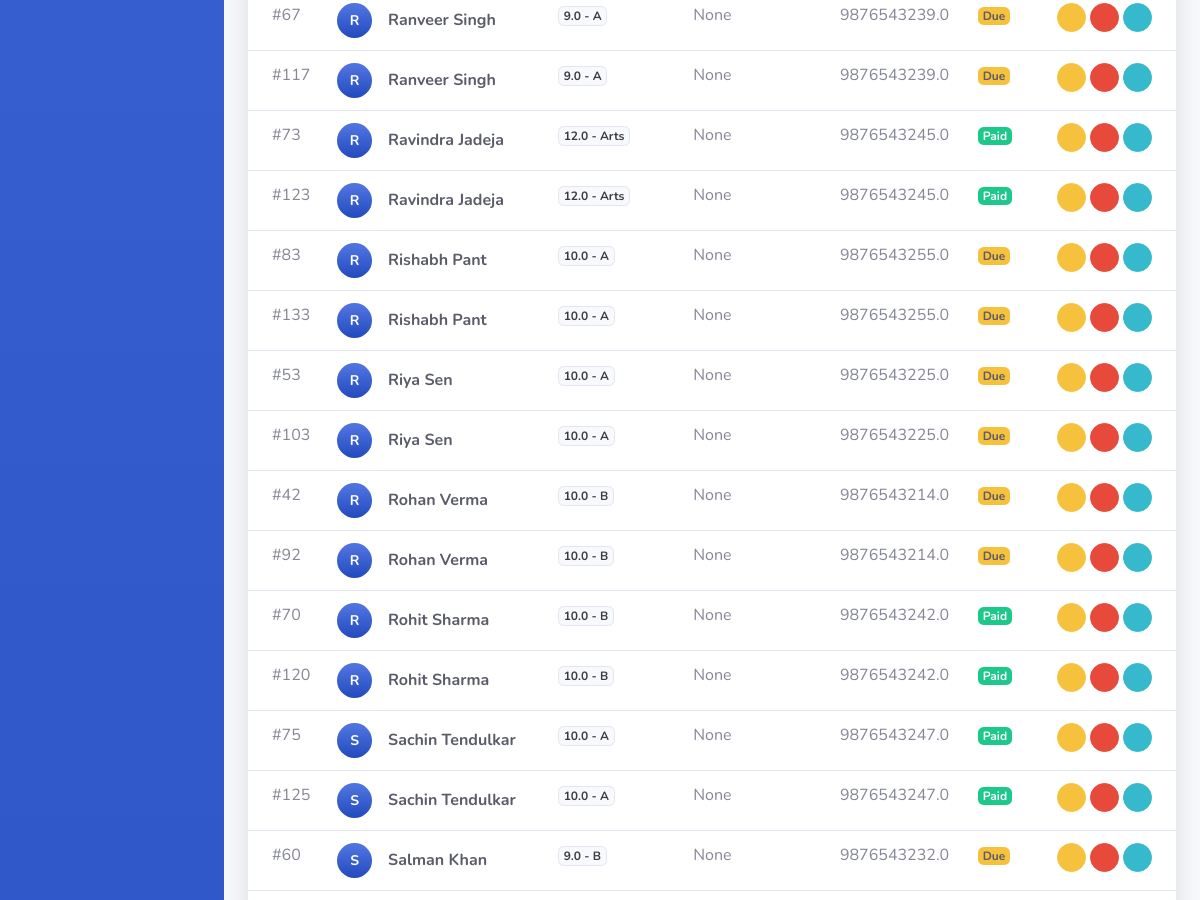
The page /students/all/ (signed in, middle part) on the database as committed earlier.
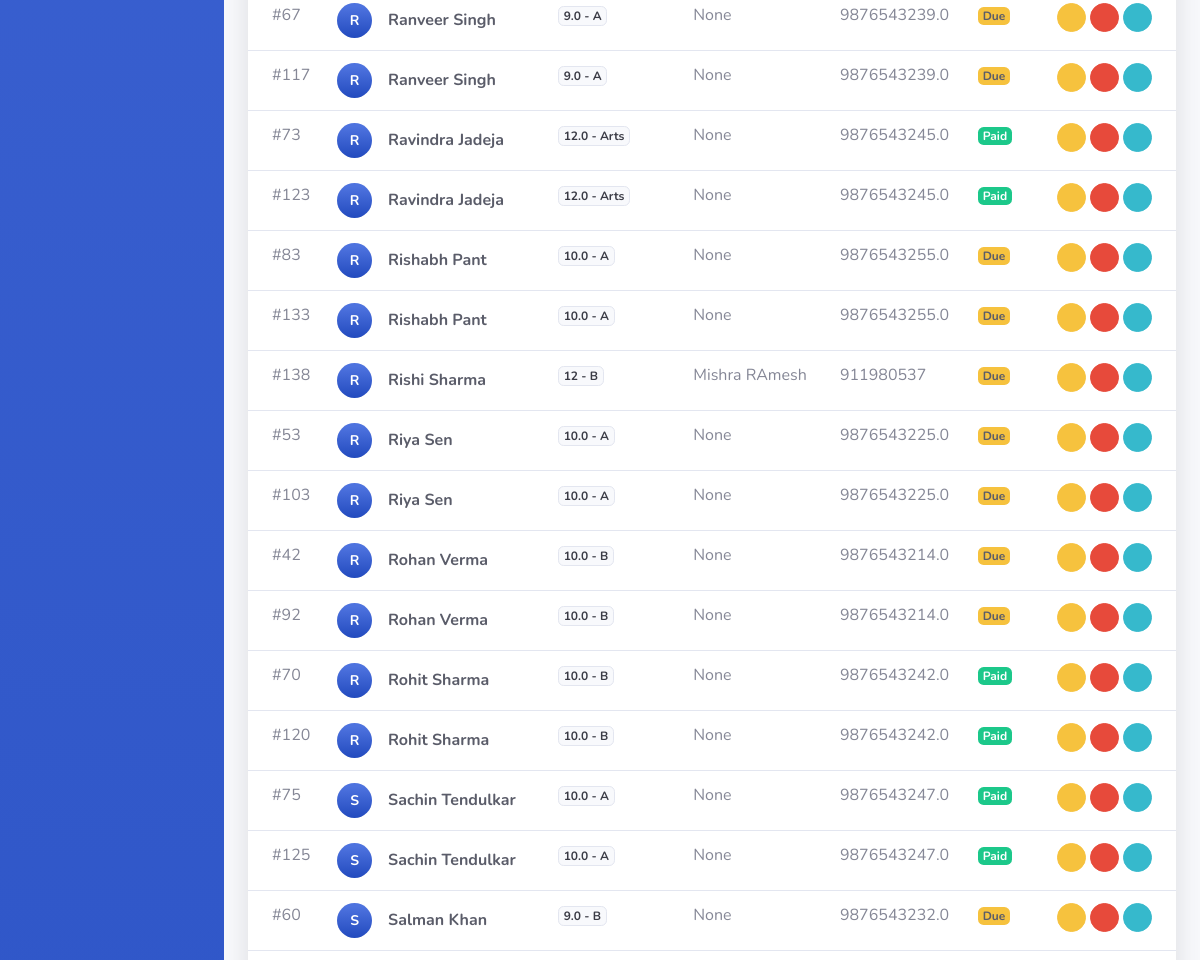
The same page on the database as committed later.
### members/models.py (models this page shows, shortened)
class Member(models.Model):
    school = models.ForeignKey(School, on_delete=models.CASCADE, null=True, blank=True)
    admission_no = models.CharField(max_length=50, null=True, blank=True)
    firstname = models.CharField(max_length=255)
    lastname = models.CharField(max_length=255)
    father_name = models.CharField(max_length=255, null=True, blank=True)
    mobile_number = models.CharField(max_length=15, null=True, blank=True)
    email = models.EmailField(null=True, blank=True)
    student_class = models.ForeignKey(ClassRoom, on_delete=models.SET_NULL, null=True, blank=True)
    roll_number = models.CharField(max_length=20, null=True, blank=True)
    gender = models.CharField(max_length=10, choices=[('Male', 'Male'), ('Female', 'Female')], default='Male')
    dob = models.DateField(null=True, blank=True)
    address = models.TextField(null=True, blank=True)
    joined_date = models.DateField(auto_now_add=True, null=True)
    profile_pic = models.ImageField(null=True, blank=True, upload_to="student_images/")
    blood_group = models.CharField(max_length=5, null=True, blank=True)
    medical_conditions = models.TextField(null=True, blank=True)
    transport_mode = models.CharField(max_length=20, null=True, blank=True)
    route_name = models.CharField(max_length=100, null=True, blank=True)
    house_team = models.CharField(max_length=20, null=True, blank=True)
    preferred_stream = models.CharField(max_length=50, null=True, blank=True)
    fee_total = models.DecimalField(max_digits=10, decimal_places=2, default=0)
    fee_paid = models.DecimalField(max_digits=10, decimal_places=2, default=0)

class ClassRoom(models.Model):
    school = models.ForeignKey(School, on_delete=models.CASCADE, null=True, blank=True)
    name = models.CharField(max_length=50)
    section = models.CharField(max_length=10, default='A')
    class Meta:
        unique_together = ('name', 'section')
    def __str__(self):
        return f"{self.name} - {self.section}"

### members/views.py (the view)
# urls.py: path('students/all/', views.all_students, name='all_students'),
@login_required
def all_students(request):
    mymembers = Member.objects.all().order_by('firstname')
    return render(request, 'all_students.html', {'mymembers': mymembers})

### members/templates/all_students.html (shortened to what this page needs)
{% extends "master.html" %}
{% load static %}
{% block content %}
<div class="card shadow mb-4">
    <div class="card-body p-0">
        <div class="table-responsive">
            <table class="table table-hover mb-0 align-middle">
                <tbody>
                    {% for x in mymembers %}
                    <tr>
                        <td class="pl-4 text-muted">#{{ x.id }}</td>
                        <td class="font-weight-bold text-dark">
                            <div class="d-flex align-items-center">
                                <div class="rounded-circle bg-gradient-primary text-white d-flex align-items-center justify-content-center mr-3" style="width: 35px; height: 35px; font-size: 14px;">
                                    {{ x.firstname|slice:":1" }}
                                </div>
                                <div>
                                    {{ x.firstname }} {{ x.lastname }}
                                </div>
                            </div>
                        </td>
                        <td><span class="badge badge-light border">{{ x.student_class }}</span></td>
                        <td>{{ x.father_name }}</td>
                        <td>{{ x.mobile_number }}</td>
                        <td>
                            {% if x.fee_paid >= x.fee_total %}
                                <span class="badge badge-success">Paid</span>
                            {% else %}
                                <span class="badge badge-warning text-dark">Due</span>
                            {% endif %}
                        </td>
                        <td class="text-right pr-4">
                            <a href="{% url 'update' x.id %}" class="btn btn-warning btn-circle btn-sm" title="Edit">
                                <i class="fas fa-pen"></i>
                            </a>
                            <a href="{% url 'delete' x.id %}" class="btn btn-danger btn-circle btn-sm" title="Delete" onclick="return confirm('Are you sure you want to delete this student?');">
                                <i class="fas fa-trash"></i>
                            </a>
                            <a href="{% url 'student_profile' x.id %}" class="btn btn-info btn-circle btn-sm" title="View Profile">
                                <i class="fas fa-eye"></i>
                            </a>
                        </td>
                    </tr>
                    {% endfor %}
                </tbody>
            </table>
        </div>
    </div>
</div>
{% endblock %}

Rows that differ between the two databases and show on the page:
added Member: id "138", firstname "R", firstname "Rishi", lastname "Sharma", student_class "12 - B", father_name "Mishra RAmesh", mobile_number "911980537", fee_paid "Due"
